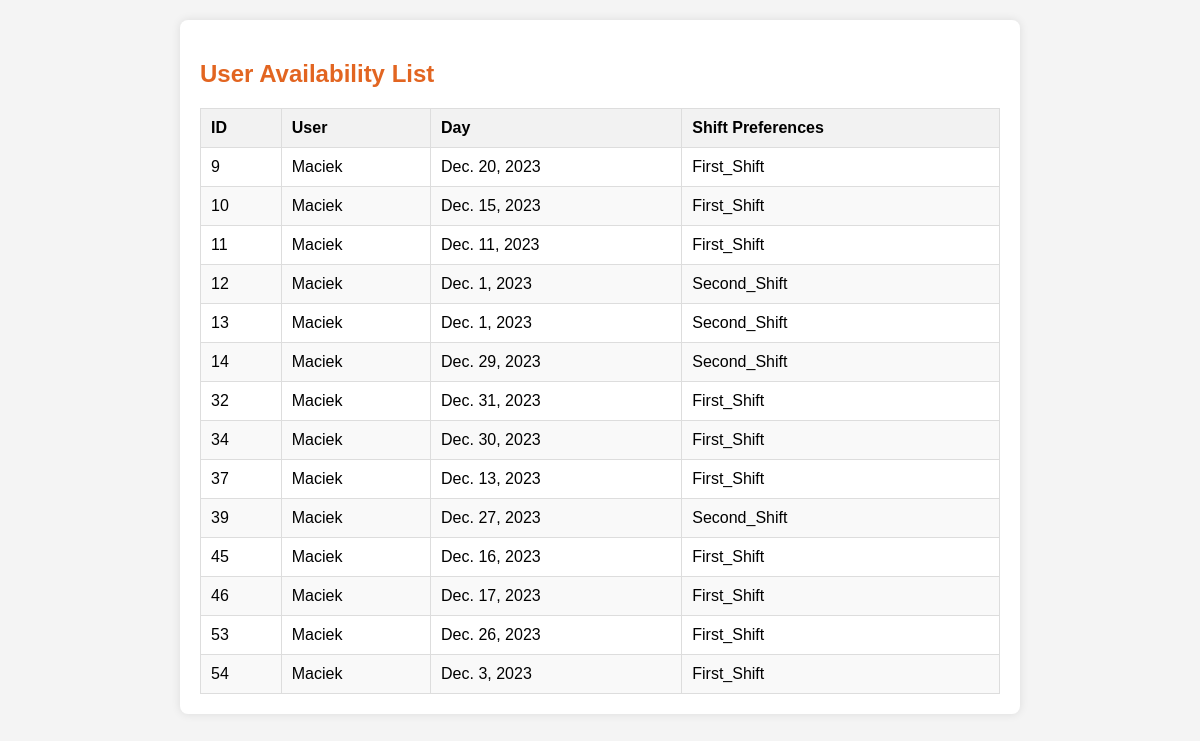
The page /availability_list (signed in) on the database its author committed.
### viewer/models.py (models this page shows, shortened)
class UserAvailability(models.Model):
    user_availability_id = models.AutoField(primary_key=True)
    user_id = models.ForeignKey(User, on_delete=models.CASCADE)
    day = models.DateField(blank=True)
    shift_preferences = models.CharField(max_length=20, choices=SHIFT_CHOICES)

### viewer/views.py (the view)
# urls.py: path('availability_list', views.availability_list, name='availability_list'),
def availability_list(request):
    if request.user.is_staff:
        user_availabilities = UserAvailability.objects.all()
    else:
        user_availabilities = UserAvailability.objects.filter(user_id=request.user)
    context = {
        'user_availabilities': user_availabilities,
    }
    return render(request, 'schedule/availability_list.html', context)

### viewer/templates/schedule/availability_list.html (shortened to what this page needs)
<!DOCTYPE html>
<html lang="en">
<head>
</head>
<body>
<div class="container">
    <h2>User Availability List</h2>
    {% if user_availabilities %}
        <table class="availability-table">
            <thead>
                <tr>
                    <th onclick="sortTable(0)">ID</th>
                    <th onclick="sortTable(1)">User</th>
                    <th onclick="sortTable(2)">Day</th>
                    <th onclick="sortTable(3)">Shift Preferences</th>
                </tr>
            </thead>
            <tbody>
                {% for availability in user_availabilities %}
                    <tr>
                        <td>{{ availability.user_availability_id }}</td>
                        <td>{{ availability.user_id.username }}</td>
                        <td>{{ availability.day }}</td>
                        <td>{{ availability.shift_preferences }}</td>
                    </tr>
                {% endfor %}
            </tbody>
        </table>
    {% else %}
        <p>No availabilities found.</p>
    {% endif %}
</div>
</body>
</html>

### viewer/templates/schedule/availability_list.html (style rules this page uses)
body { font-family: Arial, sans-serif; background-color: #f4f4f4; margin: 0; padding: 0; }
.container { max-width: 800px; margin: 20px auto; background-color: #fff; padding: 20px; box-shadow: 0 0 10px rgba(0, 0, 0, 0.1); border-radius: 8px; }
h2 { color: rgba(224, 91, 19, 0.94); }
.availability-table { width: 100%; border-collapse: collapse; margin-top: 20px; }
.availability-table th, .availability-table td { border: 1px solid #ddd; padding: 10px; text-align: left; cursor: pointer; }
.availability-table th { background-color: #f2f2f2; }
.availability-table tbody tr:nth-child(even) { background-color: #f9f9f9; }

### rows shown on the page
UserAvailability: user_availability_id "9", user_id.username "Maciek", day "Dec. 20, 2023", shift_preferences "First_Shift"
UserAvailability: user_availability_id "10", user_id.username "Maciek", day "Dec. 15, 2023", shift_preferences "First_Shift"
UserAvailability: user_availability_id "11", user_id.username "Maciek", day "Dec. 11, 2023", shift_preferences "First_Shift"
UserAvailability: user_availability_id "12", user_id.username "Maciek", day "Dec. 1, 2023", shift_preferences "Second_Shift"
UserAvailability: user_availability_id "13", user_id.username "Maciek", day "Dec. 1, 2023", shift_preferences "Second_Shift"
UserAvailability: user_availability_id "14", user_id.username "Maciek", day "Dec. 29, 2023", shift_preferences "Second_Shift"
UserAvailability: user_availability_id "32", user_id.username "Maciek", day "Dec. 31, 2023", shift_preferences "First_Shift"
UserAvailability: user_availability_id "34", user_id.username "Maciek", day "Dec. 30, 2023", shift_preferences "First_Shift"
UserAvailability: user_availability_id "37", user_id.username "Maciek", day "Dec. 13, 2023", shift_preferences "First_Shift"
UserAvailability: user_availability_id "39", user_id.username "Maciek", day "Dec. 27, 2023", shift_preferences "Second_Shift"
UserAvailability: user_availability_id "45", user_id.username "Maciek", day "Dec. 16, 2023", shift_preferences "First_Shift"
UserAvailability: user_availability_id "46", user_id.username "Maciek", day "Dec. 17, 2023", shift_preferences "First_Shift"
UserAvailability: user_availability_id "53", user_id.username "Maciek", day "Dec. 26, 2023", shift_preferences "First_Shift"
UserAvailability: user_availability_id "54", user_id.username "Maciek", day "Dec. 3, 2023", shift_preferences "First_Shift"
